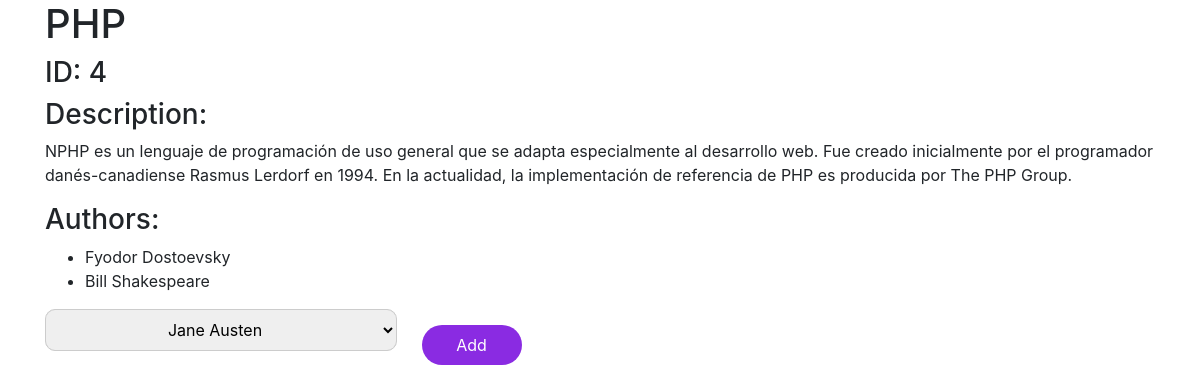
The app's page /books/4 with its own data.
### books_authors_app/models.py (models this page shows)
class Book(models.Model):
    title = models.CharField(max_length=255)
    desc =  models.TextField()
    created_at = models.DateTimeField(auto_now_add=True)
    updated_at = models.DateTimeField(auto_now=True)

class Author(models.Model):
    first_name = models.CharField(max_length=45)
    last_name = models.CharField(max_length=45)
    created_at = models.DateTimeField(auto_now_add=True)
    updated_at = models.DateTimeField(auto_now=True)
    books = models.ManyToManyField(Book, related_name="author")
    notas=models.TextField()

### books_authors_app/views.py (the view)
# urls.py: path('books/<int:book_id>', views.displayBook),
def displayBook(request, book_id):
    the_books = Book.objects.get(id=book_id)
    all_authors = Author.objects.exclude(books__id=book_id)
    context = {
        'book': the_books,
        'all_authors': all_authors,
    }
    return render(request, 'displayBooks.html', context)

### books_authors_app/templates/displayBooks.html (shortened to what this page needs)
<!DOCTYPE html>
<html lang="en">
<head>
    {% load static %}
    <link rel="stylesheet" href="{% static 'css/displayBooks.css' %}">
    <link rel="stylesheet" href="https://stackpath.bootstrapcdn.com/bootstrap/4.5.0/css/bootstrap.min.css">
</head>
<body>
    <div class="container">
        <h1>{{book.title}}</h1>
        <h3>ID: {{book.id}}</h3>
        <h3 class="d-inline-block">Description:</h3>
        <p class="d-inline-block">{{book.desc}}</p>
        <h3>Authors:</h3>
        <ul>
            {% for author in book.author.all %}
            <li>{{author.first_name}} {{author.last_name}}</li>
            {% endfor %}
        </ul>
        <form action="/books/{{book.id}}/add_author" method="POST">
            <div class="form-group">
                <div class="selectWrapper">
                    <select name="author-to-add" class="selectBox">
                        {% for author in all_authors %}
                        <option value="{{author.id}}">{{author.first_name}} {{author.last_name}}</option>
                        {% endfor %}
                    </select>
                </div>
                <button type="submit" class="button">Add</button>
            </div>
        </form>
    </div>
</body>
</html>

### books_authors_app/static/displaybooks.css (style rules this page uses)
.selectWrapper { border-radius:10px; display:inline-block; overflow:hidden; background:#cccccc; border:1px solid #cccccc; }
.selectBox { text-align: center; width:350px; height:40px; border:0px; outline:none; }
.button { margin-left: 20px; width: 100px; height: 40px; text-align: center; border: none; border-radius: 2rem; background-color: blueviolet; color: white; }

### records on screen
Book: title "PHP", id "4", desc "NPHP es un lenguaje de programación de uso general que se adapta especialmente al desarrollo web. Fue creado inicialmente por el programador danés-canadiense Rasmus Lerdorf en 1994. En la actualidad, la implementación de referencia de PHP es producida por The PHP Group."
Author: first_name "Fyodor", last_name "Dostoevsky"
Author: first_name "Bill", last_name "Shakespeare"

### other values on screen
form field author-to-add "Jane Austen"
